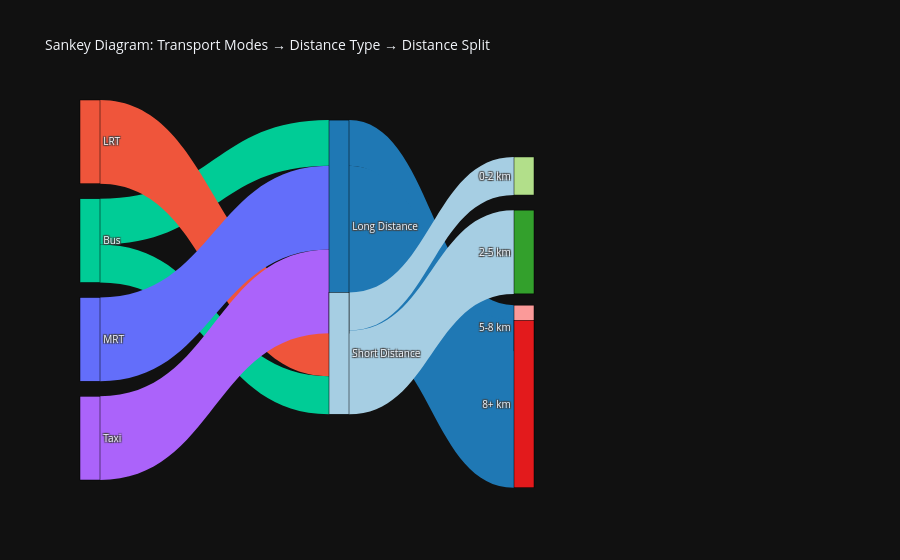

The cell this chart's notebook holds for it:
### Code cell
# Aggregate flows
flow_mode_category = trip_distance.groupby(["mode", "distance_category"]).size().reset_index(name="count")
flow_category_bucket = trip_distance.groupby(["distance_category", "distance_bucket"]).size().reset_index(name="count")


# Prepare node labels
modes = list(trip_distance["mode"].unique())
distance_categories = list(trip_distance["distance_category"].unique())
bucket_order = ["0-2 km", "2-5 km", "5-8 km", "8+ km"]
distance_buckets = [b for b in bucket_order if b in trip_distance["distance_bucket"].unique()]

labels = modes + distance_categories + distance_buckets
label_to_index = {label: i for i, label in enumerate(labels)}


# Build link data
sources = (
    flow_mode_category["mode"].map(label_to_index).tolist() +
    flow_category_bucket["distance_category"].map(label_to_index).tolist()
)
targets = (
    flow_mode_category["distance_category"].map(label_to_index).tolist() +
    flow_category_bucket["distance_bucket"].map(label_to_index).tolist()
)
values = flow_mode_category["count"].tolist() + flow_category_bucket["count"].tolist()


# Define colors
mode_colors = px.colors.qualitative.Plotly
node_colors = [mode_colors[i % len(mode_colors)] for i in range(len(modes))]

cat_color_map = {"Short Distance": "#a6cee3", "Long Distance": "#1f78b4"}
node_colors += [cat_color_map.get(cat, "#cccccc") for cat in distance_categories]

bucket_color_map = {"0-2 km": "#b2df8a", "2-5 km": "#33a02c", "5-8 km": "#fb9a99", "8+ km": "#e31a1c"}
node_colors += [bucket_color_map.get(bucket, "#cccccc") for bucket in distance_buckets]

link_colors = [node_colors[s] for s in sources]


# Define fixed node positions
num_modes, num_cats, num_buckets = len(modes), len(distance_categories), len(distance_buckets)
node_x = [0.0] * num_modes + [0.35] * num_cats + [0.6] * num_buckets
node_y = ([i/(num_modes+1) for i in range(1, num_modes+1)] +
          [i/(num_cats+1) for i in range(1, num_cats+1)] +
          [i/(num_buckets+1) for i in range(1, num_buckets+1)])


fig = go.Figure(data=[go.Sankey(
    arrangement="fixed",
    node=dict(
        pad=15,
        thickness=20,
        line=dict(color="black", width=0.5),
        label=labels,
        color=node_colors,
        x=node_x,
        y=node_y
    ),
    link=dict(
        source=sources,
        target=targets,
        value=values,
        color=link_colors
    )
)])

fig.update_layout(
    title_text="Sankey Diagram: Transport Modes → Distance Type → Distance Split",
    font_size=10,
    template="plotly_dark"
)
fig.show()

### Figure 1 — Plotly figure (JSON) as saved in the notebook; plotly's stock layout.template omitted (floating-point values rounded to 4 significant figures)
{"data": [{"arrangement": "fixed", "link": {"color": ["#00CC96", "#00CC96", "#EF553B", "#636EFA", "#AB63FA", "#1f78b4", "#1f78b4", "#a6cee3", "#a6cee3"], "source": [2, 2, 1, 0, 3, 4, 4, 5, 5], "target": [4, 5, 5, 4, 4, 8, 9, 6, 7], "value": [6, 5, 11, 11, 11, 6, 22, 5, 11]}, "node": {"color": ["#636EFA", "#EF553B", "#00CC96", "#AB63FA", "#1f78b4", "#a6cee3", "#b2df8a", "#33a02c", "#fb9a99", "#e31a1c"], "label": ["MRT", "LRT", "Bus", "Taxi", "Long Distance", "Short Distance", "0-2 km", "2-5 km", "5-8 km", "8+ km"], "line": {"color": "black", "width": 0.5}, "pad": 15, "thickness": 20, "x": [0, 0, 0, 0, 0.35, 0.35, 0.6, 0.6, 0.6, 0.6], "y": [0.2, 0.4, 0.6, 0.8, 0.3333, 0.6667, 0.2, 0.4, 0.6, 0.8]}, "type": "sankey"}], "layout": {"font": {"size": 10}, "title": {"text": "Sankey Diagram: Transport Modes → Distance Type → Distance Split"}}}
